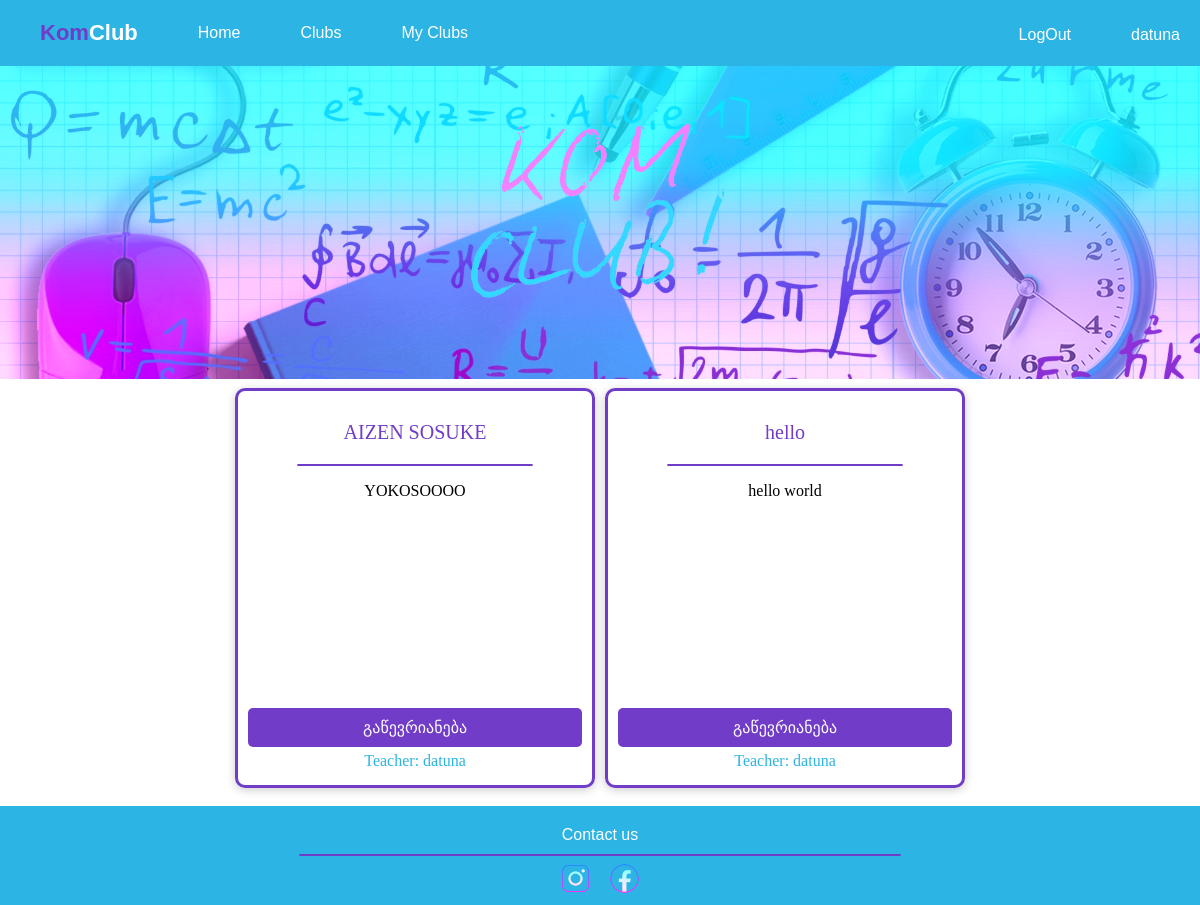
/clubs/ (signed in), run on the app's committed database.
### users/models.py (models this page shows)
class User_info(models.Model):
    username = models.CharField(max_length=15, default='bot')
    gmail = models.EmailField(unique=True)
    password = models.CharField(max_length=20, default='bot123')
    pfp = models.ImageField(default='../../static/images/defaultpfp.jpg')
    def __str__(self):
        return self.username

### clubs/models.py (models this page shows, shortened)
class Clubs_info(models.Model):
    name = models.CharField(max_length=30, unique=True)
    description = models.TextField(blank=True, null=True)
    members = models.ManyToManyField('users.User_info', related_name='clubs', blank=True)
    owner = models.ForeignKey('users.User_info', related_name='owned_clubs', on_delete=models.CASCADE, default=1)
    slug = models.SlugField(unique=True, blank=True)

### clubs/views.py (the view)
# urls.py: path('', include('clubs.urls'))
def clubs(request):
    user_id = request.session.get('user_id')
    if user_id:
        clubs = Clubs_info.objects.all()
    else:
        return redirect('/login')
    return render(request, 'clubs.html', {'clubs': clubs})

### clubs/templates/clubs.html (shortened to what this page needs)
{% extends 'base.html' %}
{% block body %}
<div class="content">
    {% for club in clubs %}
    <div class="container2">
        <p class="club-title">
            {{club.name}}
        </p>
        <div class="divider2"></div>
        <p class="club-description" id="club-description">
            {{club.description}}
        </p>
        <a class="joinbutton" href="{% url 'join_club' club_id=club.id %}">გაწევრიანება</a>
        <p class="club-author" id="club-author">
            Teacher: {{club.owner}}
        </p>
    </div>
    {% endfor %}
</div>
{% endblock %}

### HomePage/templates/base.html (shortened to what this page needs)
<!DOCTYPE html>
<html lang="en">
<head>
    <link rel="stylesheet" href="../../static/css/style.css">
</head>
<body>
<div class="page-container">
    <div class="content-wrap">
 <nav class="navigation">
    <ul class="left-nav">
        <li class="bt bigfont l">
            <a href="/" class="logo"><span>Kom</span>Club</a>
        </li>
        <li class="l">
            <a href="/" class="bt q nav-link">Home</a>
        </li>
        <li class="l">
            <a href="/clubs" class="bt q nav-link">Clubs</a>
        </li>
        <li class="l">
            <a href="/my_clubs" class="bt q nav-link">My Clubs</a>
        </li>
    </ul>
    <ul class="right-nav">
    {% if request.session.user_id %}
        <li class="l">
            <a class="bt q nav-link" href="/logout">LogOut</a>
        </li>
        <li class="l">
            <a class="bt q">{{ request.session.username }}</a>
        </li>
    {% endif %}
    </ul>
</nav>
<img src="../../static/images/image.jpg" class="banner">
    {% block body %}
    {% endblock %}
  <footer>
    <a class="contact">Contact us</a>
    <div class="divider"></div>
    <img class="appicon" src="../../static/images/instagram.png" href="#">
    <img class="appicon" src="../../static/images/facebook.png" href="#">
  </footer>
  </div>
</div>
</body>
</html>

### static/css/style.css (style rules this page uses)
.logo { display: block; margin: 0 auto; transition: filter 0.3s ease; }
body, html { margin: 0; padding: 0; width:100%; overflow-x: hidden; }
.banner { width:100%; filter:brightness(1.2); }
.navigation { background-color: #2cb4e4; display: flex; justify-content: space-between; align-items: center; padding: 10px 20px; margin: 0; width:100%; }
.logo { font-size: 22px; font-weight: bold; color: white; text-decoration: none; }
ul { list-style: none; display: flex; padding: 0; margin: 0; }
.left-nav { justify-content: flex-start; }
.right-nav { margin-left: auto; }
li { margin-right: 20px; }
.bt { font-family: Verdana, Geneva, Tahoma, sans-serif; color: white; padding: 10px 20px; text-decoration: none; display: block; white-space: nowrap; transition: background-color 0.3s ease, font-size 0.3s ease; }
.l { display: block; }
.q { padding-top: 13.5px; }
.bigfont { font-size: 22px; }
.contact { font-family: Verdana, Geneva, Tahoma, sans-serif; color: white; padding: 10px 20px; text-decoration: none; display: block; align-self:flex-start; white-space: nowrap; }
.joinbutton { background-color: #703cc8; font-family: Verdana, Geneva, Tahoma, sans-serif; color: white; padding: 10px 20px; text-decoration: none; display: block; white-space: nowrap; transition: background-color 0.3s ease, font-size 0.3s ease; border-radius: 5px; font-size: 16px; margin-top: auto; }
.club-author { margin:5px; color:#2cb4e4; }
.container2 { width: 30%; height: 400px; color: rgb(0, 0, 0); border-style:solid; text-align: center; border-color: #703cc8; border-width: 3px; border-radius: 10px; padding: 10px; margin: 5px; box-sizing: border-box; display: flex; flex-direction: column; justify-content: space-between; box-shadow: 0 2px 10px rgba(0, 0, 0, 0.2); }
.club-title { color:#703cc8; font-size:20px; }
.content { display: flex; flex-wrap: wrap; justify-content: center; }
.divider { background-color: #7c44dd; margin: 0 auto; border-color:#703cc8; border-style:solid; border-width:1px; border-radius: 50px; width:50%; }
.divider2 { background-color: #7c44dd; margin: 0 auto; border-color:#703cc8; border-style:solid; border-width:1px; border-radius: 50px; padding:0; width:70%; }
footer { margin: 0px; background-color: #2cb4e4; width: 100%; text-align: center; padding-top:10px; position:absolute; bottom:0; }
.page-container { position:relative; min-height:100vh; }
.content-wrap { padding-bottom: 7rem; }
.appicon { margin:5px; width:35px; filter:brightness(1.3) }

### HomePage/templates/base.html (style rules this page uses)
span { color:#703cc8; }

### data on the page
User_info: session.username "datuna"
Clubs_info: name "AIZEN SOSUKE", description "YOKOSOOOO", owner "datuna"
Clubs_info: name "hello", description "hello world", owner "datuna"
